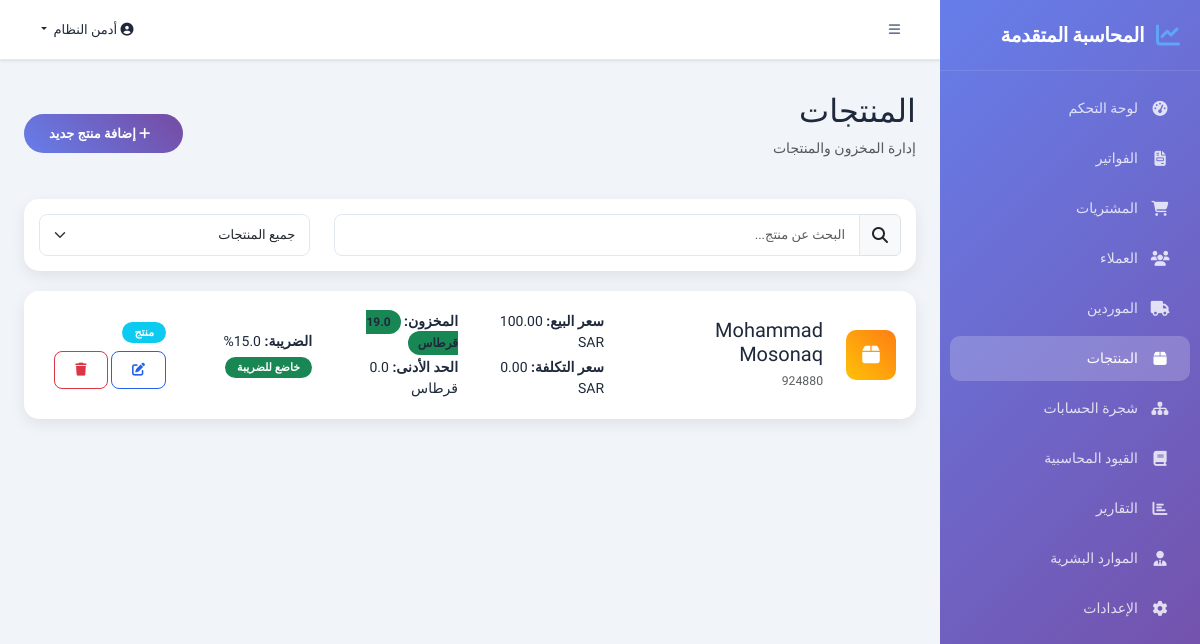
Screenshot of /products (signed in) with the database file from the repository.
### models.py (models this page shows, shortened)
class User(UserMixin, db.Model):
    __tablename__ = 'users'
    id = db.Column(db.Integer, primary_key=True)
    email = db.Column(db.String(120), unique=True, nullable=False)
    password_hash = db.Column(db.String(256), nullable=False)
    first_name = db.Column(db.String(50), nullable=False)
    last_name = db.Column(db.String(50), nullable=False)
    role = db.Column(db.String(20), default='user')  # admin, accountant, user, viewer
    language = db.Column(db.String(5), default='ar')
    is_active = db.Column(db.Boolean, default=True)
    company_id = db.Column(db.Integer, db.ForeignKey('companies.id'))
    last_login = db.Column(db.DateTime)
    created_at = db.Column(db.DateTime, default=datetime.utcnow)
    @property
    def full_name(self):
        return f"{self.first_name} {self.last_name}"

class Product(db.Model):
    __tablename__ = 'products'
    id = db.Column(db.Integer, primary_key=True)
    code = db.Column(db.String(50))
    name = db.Column(db.String(200), nullable=False)
    name_ar = db.Column(db.String(200))
    description = db.Column(db.Text)
    product_type = db.Column(db.String(20), default='product')  # product, service
    unit = db.Column(db.String(20), default='unit')
    cost_price = db.Column(db.Float, default=0.0)
    sell_price = db.Column(db.Float, default=0.0)
    tax_rate = db.Column(db.Float, default=0.0)
    is_taxable = db.Column(db.Boolean, default=True)
    stock_quantity = db.Column(db.Float, default=0.0)
    min_stock = db.Column(db.Float, default=0.0)
    is_active = db.Column(db.Boolean, default=True)
    company_id = db.Column(db.Integer, db.ForeignKey('companies.id'))
    income_account_id = db.Column(db.Integer, db.ForeignKey('accounts.id'))
    expense_account_id = db.Column(db.Integer, db.ForeignKey('accounts.id'))
    created_at = db.Column(db.DateTime, default=datetime.utcnow)

class Company(db.Model):
    __tablename__ = 'companies'
    id = db.Column(db.Integer, primary_key=True)
    name = db.Column(db.String(200), nullable=False)
    name_ar = db.Column(db.String(200))
    email = db.Column(db.String(120))
    phone = db.Column(db.String(20))
    address = db.Column(db.Text)
    city = db.Column(db.String(100))
    country_code = db.Column(db.String(5), default='SA')
    currency = db.Column(db.String(5), default='SAR')
    tax_number = db.Column(db.String(50))
    commercial_reg = db.Column(db.String(50))
    logo_url = db.Column(db.String(500))
    fiscal_year_start = db.Column(db.String(5), default='01-01')
    subscription_plan = db.Column(db.String(20), default='basic')
    subscription_status = db.Column(db.String(20), default='trial')  # trial, active, expired, cancelled
    subscription_start = db.Column(db.DateTime)
    subscription_end = db.Column(db.DateTime)
    stripe_customer_id = db.Column(db.String(100))
    stripe_subscription_id = db.Column(db.String(100))
    created_at = db.Column(db.DateTime, default=datetime.utcnow)
    updated_at = db.Column(db.DateTime, default=datetime.utcnow, onupdate=datetime.utcnow)
    users = db.relationship('User', backref='company', lazy='dynamic')
    accounts = db.relationship('Account', backref='company', lazy='dynamic')
    journals = db.relationship('JournalEntry', backref='company', lazy='dynamic')
    invoices = db.relationship('Invoice', backref='company', lazy='dynamic')
    purchases = db.relationship('Purchase', backref='company', lazy='dynamic')
    customers = db.relationship('Customer', backref='company', lazy='dynamic')
    suppliers = db.relationship('Supplier', backref='company', lazy='dynamic')
    employees = db.relationship('Employee', backref='company', lazy='dynamic')
    products = db.relationship('Product', backref='company', lazy='dynamic')
    tax_settings = db.relationship('TaxSetting', backref='company', lazy='dynamic')

### app.py (the view)
@app.route('/products')
@login_required
@company_required
def products():
    products_list = Product.query.filter_by(
        company_id=current_user.company_id
    ).order_by(Product.name).all()
    return render_template('products.html', products=products_list, company=current_user.company)

### app.py (called while the page is built)
@login_manager.user_loader
def load_user(user_id):
    return db.session.get(User, int(user_id))

def company_required(f):
    @wraps(f)
    def decorated(*args, **kwargs):
        if not current_user.company_id:
            flash('يرجى إنشاء شركة أولاً', 'warning')
            return redirect(url_for('setup_company'))
        return f(*args, **kwargs)
    return decorated

### templates/products.html (shortened to what this page needs)
{% extends "base.html" %}
{% block content %}
<div class="d-flex justify-content-between align-items-center mb-4">
    <div>
        <h2>المنتجات</h2>
        <p class="text-muted">إدارة المخزون والمنتجات</p>
    </div>
    <button class="btn btn-add" data-bs-toggle="modal" data-bs-target="#addProductModal">
        <i class="fas fa-plus ms-2"></i>
        إضافة منتج جديد
    </button>
</div>
<div class="search-box">
    <div class="row">
        <div class="col-md-8">
            <div class="input-group">
                <span class="input-group-text">
                    <i class="fas fa-search"></i>
                </span>
                <input type="text" class="form-control" placeholder="البحث عن منتج..." id="searchInput">
            </div>
        </div>
        <div class="col-md-4">
            <select class="form-select">
                <option>جميع المنتجات</option>
            </select>
        </div>
    </div>
</div>
{% if products %}
{% for product in products %}
<div class="product-card">
    <div class="row align-items-center">
        <div class="col-md-1">
            <div class="product-icon">
                <i class="fas fa-{{ 'box' if product.product_type == 'product' else 'cogs' }}"></i>
            </div>
        </div>
        <div class="col-md-3">
            <h5 class="mb-1">{{ product.name }}</h5>
            <small class="text-muted">{{ product.code or 'لا يوجد كود' }}</small>
        </div>
        <div class="col-md-2">
            <div class="mb-1">
                <strong>سعر البيع:</strong>
                {{ "%.2f"|format(product.sell_price) }} {{ company.currency }}
            </div>
            <div>
                <strong>سعر التكلفة:</strong>
                {{ "%.2f"|format(product.cost_price) }} {{ company.currency }}
            </div>
        </div>
        <div class="col-md-2">
            <div class="mb-1">
                <strong>المخزون:</strong>
                <span class="stock-badge bg-{{
                                        'success' if product.stock_quantity > product.min_stock
                                        else 'warning' if product.stock_quantity > 0
                                        else 'danger'
                                    }}">
                    {{ product.stock_quantity }} {{ product.unit }}
                </span>
            </div>
            <div>
                <strong>الحد الأدنى:</strong>
                {{ product.min_stock }} {{ product.unit }}
            </div>
        </div>
        <div class="col-md-2">
            <div class="mb-1">
                <strong>الضريبة:</strong>
                {{ "%.1f"|format(product.tax_rate) }}%
            </div>
            <div>
                <span class="badge bg-{{ 'success' if product.is_taxable else 'secondary' }}">
                    {{ 'خاضع للضريبة' if product.is_taxable else 'معفى من الضريبة' }}
                </span>
            </div>
        </div>
        <div class="col-md-2">
            <span class="badge bg-{{ 'info' if product.product_type == 'product' else 'primary' }}">
                {{ 'منتج' if product.product_type == 'product' else 'خدمة' }}
            </span>
            <div class="mt-2">
                <button class="btn btn-sm btn-outline-primary">
                    <i class="fas fa-edit"></i>
                </button>
                <button class="btn btn-sm btn-outline-danger">
                    <i class="fas fa-trash"></i>
                </button>
            </div>
        </div>
    </div>
</div>
{% endfor %}
{% endif %}
</div>
</div>
{% endblock %}

### templates/base.html (shortened to what this page needs)
<!DOCTYPE html>
<html lang="ar" dir="rtl">
<head>
    <link href="https://cdn.jsdelivr.net/npm/bootstrap@5.3.2/dist/css/bootstrap.rtl.min.css" rel="stylesheet">
    <link href="https://cdnjs.cloudflare.com/ajax/libs/font-awesome/6.5.1/css/all.min.css" rel="stylesheet">
    <link rel="stylesheet" href="{{ url_for('static', filename='css/style.css') }}">
</head>
<body>
    {% if current_user.is_authenticated %}
    <div class="sidebar" id="sidebar">
        <div class="sidebar-header">
            <i class="fas fa-chart-line"></i>
            <span class="sidebar-brand">المحاسبة المتقدمة</span>
        </div>
        <nav class="sidebar-nav">
            <a href="{{ url_for('dashboard') }}"
                class="nav-link {% if request.endpoint == 'dashboard' %}active{% endif %}">
                <i class="fas fa-tachometer-alt"></i>
                <span>لوحة التحكم</span>
            </a>
            <a href="{{ url_for('invoices') }}"
                class="nav-link {% if request.endpoint in ['invoices', 'add_invoice'] %}active{% endif %}">
                <i class="fas fa-file-invoice"></i>
                <span>الفواتير</span>
            </a>
            <a href="{{ url_for('purchases') }}"
                class="nav-link {% if request.endpoint in ['purchases', 'add_purchase'] %}active{% endif %}">
                <i class="fas fa-shopping-cart"></i>
                <span>المشتريات</span>
            </a>
            <a href="{{ url_for('customers') }}"
                class="nav-link {% if request.endpoint == 'customers' %}active{% endif %}">
                <i class="fas fa-users"></i>
                <span>العملاء</span>
            </a>
            <a href="{{ url_for('suppliers') }}"
                class="nav-link {% if request.endpoint == 'suppliers' %}active{% endif %}">
                <i class="fas fa-truck"></i>
                <span>الموردين</span>
            </a>
            <a href="{{ url_for('products') }}"
                class="nav-link {% if request.endpoint == 'products' %}active{% endif %}">
                <i class="fas fa-box"></i>
                <span>المنتجات</span>
            </a>
            <a href="{{ url_for('chart_of_accounts') }}"
                class="nav-link {% if request.endpoint == 'chart_of_accounts' %}active{% endif %}">
                <i class="fas fa-sitemap"></i>
                <span>شجرة الحسابات</span>
            </a>
            <a href="{{ url_for('journal_entries') }}"
                class="nav-link {% if request.endpoint == 'journal_entries' %}active{% endif %}">
                <i class="fas fa-book"></i>
                <span>القيود المحاسبية</span>
            </a>
            <a href="{{ url_for('reports') }}" class="nav-link {% if request.endpoint == 'reports' %}active{% endif %}">
                <i class="fas fa-chart-bar"></i>
                <span>التقارير</span>
            </a>
            <a href="{{ url_for('hr') }}" class="nav-link {% if request.endpoint == 'hr' %}active{% endif %}">
                <i class="fas fa-user-tie"></i>
                <span>الموارد البشرية</span>
            </a>
            <a href="{{ url_for('settings_page') }}"
                class="nav-link {% if request.endpoint == 'settings_page' %}active{% endif %}">
                <i class="fas fa-cog"></i>
                <span>الإعدادات</span>
            </a>
        </nav>
    </div>
    <div class="main-content" id="mainContent">
        <nav class="top-navbar">
            <button class="btn btn-link sidebar-toggle" onclick="toggleSidebar()">
                <i class="fas fa-bars"></i>
            </button>
            <div class="top-nav-right">
                <div class="dropdown">
                    <button class="btn btn-link dropdown-toggle" data-bs-toggle="dropdown">
                        <i class="fas fa-user-circle"></i>
                        {{ current_user.full_name }}
                    </button>
                </div>
            </div>
        </nav>
        <div class="container-fluid px-4 py-3">
            {% block content %}{% endblock %}
    {% else %}
    {% block public_content %}{% endblock %}
    {% endif %}
</body>
</html>

### static/css/style.css (style rules this page uses)
:root { --primary: #2563eb; --primary-dark: #1d4ed8; --primary-light: #dbeafe; --secondary: #64748b; --success: #059669; --danger: #dc2626; --warning: #d97706; --info: #0891b2; --dark: #1e293b; --light: #f8fafc; --sidebar-width: 260px; --sidebar-collapsed: 70px; --topbar-height: 60px; --border-color: #e2e8f0; --shadow: 0 1px 3px rgba(0, 0, 0, 0.1); --shadow-lg: 0 10px 25px rgba(0, 0, 0, 0.1); --radius: 12px; --radius-sm: 8px; }
* { margin: 0; padding: 0; box-sizing: border-box; }
body { font-family: 'Tajawal', sans-serif; background-color: #f1f5f9; color: var(--dark); font-size: 14px; overflow-x: hidden; }
.sidebar { position: fixed; top: 0; right: 0; width: var(--sidebar-width); height: 100vh; background: linear-gradient(135deg, #667eea 0%, #764ba2 100%); color: white; z-index: 1000; transition: all 0.3s ease; overflow-y: auto; overflow-x: hidden; }
.sidebar-header { padding: 20px; display: flex; align-items: center; gap: 12px; border-bottom: 1px solid rgba(255, 255, 255, 0.1); }
.sidebar-header i { font-size: 24px; color: #60a5fa; }
.sidebar-brand { font-size: 20px; font-weight: 700; letter-spacing: -0.5px; }
.sidebar-nav { padding: 10px 0; }
.sidebar-nav .nav-link { display: flex; align-items: center; gap: 12px; padding: 12px 20px; color: rgba(255, 255, 255, 0.8); text-decoration: none; transition: all 0.3s ease; border-right: none; border-radius: 10px; margin: 5px 10px; font-size: 14px; }
.sidebar-nav .nav-link.active { background: rgba(255, 255, 255, 0.2); color: white; }
.sidebar-nav .nav-link i { width: 20px; text-align: center; font-size: 15px; }
.main-content { margin-right: var(--sidebar-width); min-height: 100vh; transition: all 0.3s ease; }
.top-navbar { height: var(--topbar-height); background: white; border-bottom: 1px solid var(--border-color); display: flex; align-items: center; justify-content: space-between; padding: 0 20px; position: sticky; top: 0; z-index: 100; box-shadow: var(--shadow); }
.sidebar-toggle { color: var(--secondary); font-size: 20px; border: none !important; box-shadow: none !important; }
.top-nav-right { display: flex; align-items: center; gap: 15px; }
.top-nav-right .btn-link { color: var(--dark); text-decoration: none; font-weight: 500; }
.btn { border-radius: var(--radius-sm); font-weight: 600; font-size: 13px; padding: 8px 20px; transition: all 0.2s ease; }
.btn-outline-primary { color: var(--primary); border-color: var(--primary); }
.badge { font-weight: 600; padding: 5px 12px; border-radius: 20px; font-size: 11px; }
.form-control, .form-select { border-radius: var(--radius-sm); border: 1px solid var(--border-color); padding: 10px 14px; font-size: 13px; transition: all 0.2s ease; }

### templates/products.html (style rules this page uses)
.product-card { background: white; border-radius: 15px; padding: 20px; box-shadow: 0 5px 15px rgba(0, 0, 0, 0.08); margin-bottom: 20px; transition: transform 0.3s ease; }
.btn-add { background: linear-gradient(45deg, #667eea, #764ba2); border: none; border-radius: 25px; padding: 10px 25px; color: white; font-weight: bold; transition: all 0.3s ease; }
.product-icon { width: 50px; height: 50px; border-radius: 10px; background: linear-gradient(45deg, #ffc107, #fd7e14); color: white; display: flex; align-items: center; justify-content: center; font-size: 20px; }
.search-box { background: white; border-radius: 15px; padding: 15px; margin-bottom: 20px; box-shadow: 0 5px 15px rgba(0, 0, 0, 0.08); }
.stock-badge { padding: 5px 10px; border-radius: 15px; font-size: 12px; font-weight: bold; }

### rows the page displays
User: full_name "أدمن النظام"
Product: name "Mohammad Mosonaq", code "924880", sell_price "100.00", cost_price "0.00", stock_quantity "19.0", unit "قرطاس", min_stock "0.0", tax_rate "15.0", is_taxable "خاضع للضريبة", product_type "منتج"
Company: currency "SAR"
